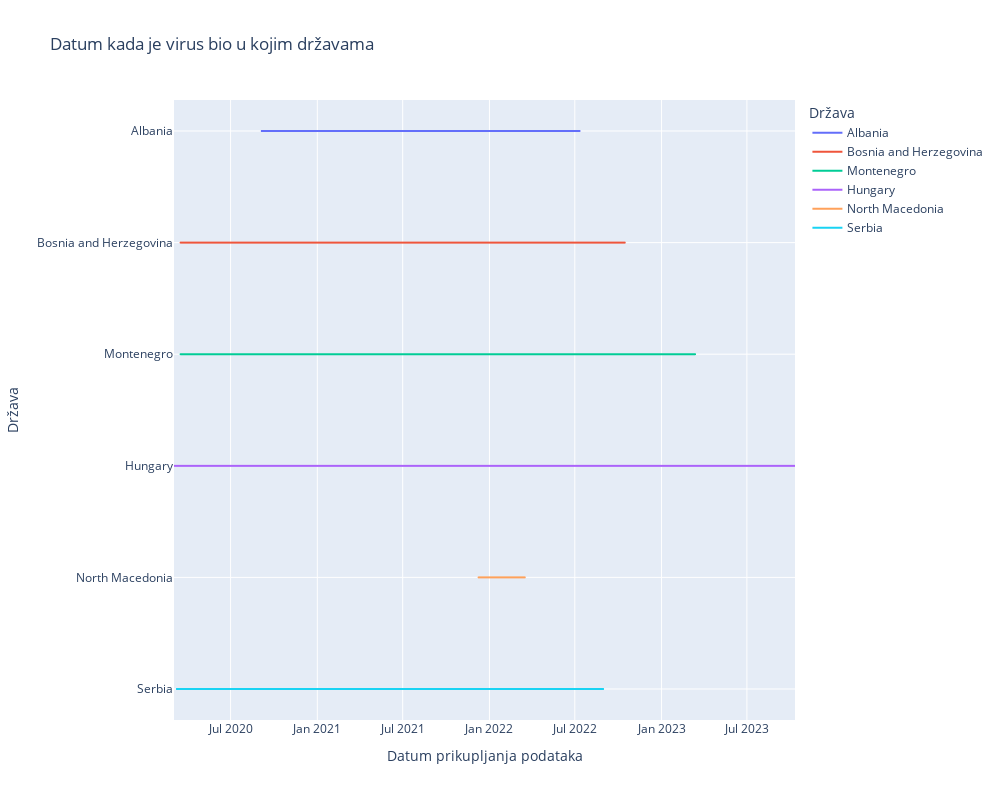

This figure's notebook cell:
### Code cell
import pandas as pd
import plotly.express as px

# Postavi putanju do novog CSV fajla
csv_path = 'sve_povezane_informacije_izmenjeno.csv'

# Učitaj novi CSV fajl
data = pd.read_csv(csv_path)

# Izdvoji relevantne informacije
relevantne_kolone = ['Location', 'Collection date']
podaci_za_analizu = data[relevantne_kolone]

# Ukloni redove sa nedostajućim vrednostima
podaci_za_analizu = podaci_za_analizu.dropna(subset=['Location', 'Collection date'])

# Pretvori "Collection date" u datetime format
podaci_za_analizu['Collection date'] = pd.to_datetime(podaci_za_analizu['Collection date'], format='mixed')

# Prikazi interaktivni line dijagram
fig = px.line(podaci_za_analizu, x='Collection date', y='Location', color='Location',
              title='Datum kada je virus bio u kojim državama',
              labels={'Location': 'Država', 'Collection date': 'Datum prikupljanja podataka'})

# Povećaj veličinu grafika
fig.update_layout(width=1000, height=800)

# Prikazivanje interaktivnog grafika
fig.show()

### Figure 1 — Plotly figure (JSON) as saved in the notebook; plotly's stock layout.template omitted (floating-point values rounded to 4 significant figures; data arrays with more than 128 entries replaced by an {"elided": "..."} marker saying what was removed)
{"data": [{"hovertemplate": "Država=%{y}<br>Datum prikupljanja podataka=%{x}<extra></extra>", "legendgroup": "Albania", "line": {"color": "#636efa", "dash": "solid"}, "marker": {"symbol": "circle"}, "mode": "lines", "name": "Albania", "showlegend": true, "type": "scattergl", "x": {"elided": "543 str values"}, "xaxis": "x", "y": {"elided": "543 str values"}, "yaxis": "y"}, {"hovertemplate": "Država=%{y}<br>Datum prikupljanja podataka=%{x}<extra></extra>", "legendgroup": "Bosnia and Herzegovina", "line": {"color": "#EF553B", "dash": "solid"}, "marker": {"symbol": "circle"}, "mode": "lines", "name": "Bosnia and Herzegovina", "showlegend": true, "type": "scattergl", "x": {"elided": "780 str values"}, "xaxis": "x", "y": {"elided": "780 str values"}, "yaxis": "y"}, {"hovertemplate": "Država=%{y}<br>Datum prikupljanja podataka=%{x}<extra></extra>", "legendgroup": "Montenegro", "line": {"color": "#00cc96", "dash": "solid"}, "marker": {"symbol": "circle"}, "mode": "lines", "name": "Montenegro", "showlegend": true, "type": "scattergl", "x": {"elided": "438 str values"}, "xaxis": "x", "y": {"elided": "438 str values"}, "yaxis": "y"}, {"hovertemplate": "Država=%{y}<br>Datum prikupljanja podataka=%{x}<extra></extra>", "legendgroup": "Hungary", "line": {"color": "#ab63fa", "dash": "solid"}, "marker": {"symbol": "circle"}, "mode": "lines", "name": "Hungary", "showlegend": true, "type": "scattergl", "x": {"elided": "485 str values"}, "xaxis": "x", "y": {"elided": "485 str values"}, "yaxis": "y"}, {"hovertemplate": "Država=%{y}<br>Datum prikupljanja podataka=%{x}<extra></extra>", "legendgroup": "North Macedonia", "line": {"color": "#FFA15A", "dash": "solid"}, "marker": {"symbol": "circle"}, "mode": "lines", "name": "North Macedonia", "showlegend": true, "type": "scattergl", "x": ["2022-01-29T00:00:00", "2022-01-29T00:00:00", "2022-03-17T00:00:00", "2021-12-09T00:00:00", "2021-12-09T00:00:00", "2021-12-09T00:00:00", "2021-12-10T00:00:00", "2021-12-10T00:00:00", "2021-12-14T00:00:00", "2021-12-15T00:00:00", "2021-12-16T00:00:00", "2021-12-20T00:00:00", "2021-12-20T00:00:00", "2021-12-20T00:00:00", "2021-12-20T00:00:00", "2021-12-22T00:00:00", "2021-12-22T00:00:00", "2021-12-24T00:00:00", "2021-12-24T00:00:00", "2021-12-24T00:00:00", "2021-12-25T00:00:00", "2021-12-25T00:00:00", "2021-12-27T00:00:00", "2021-12-27T00:00:00", "2021-12-27T00:00:00", "2021-12-28T00:00:00", "2021-12-28T00:00:00", "2021-12-28T00:00:00", "2021-12-28T00:00:00", "2021-12-28T00:00:00", "2021-12-28T00:00:00", "2021-12-28T00:00:00", "2021-12-28T00:00:00", "2021-12-28T00:00:00", "2021-12-28T00:00:00", "2021-12-28T00:00:00", "2021-12-29T00:00:00", "2021-12-29T00:00:00", "2021-12-23T00:00:00"], "xaxis": "x", "y": ["North Macedonia", "North Macedonia", "North Macedonia", "North Macedonia", "North Macedonia", "North Macedonia", "North Macedonia", "North Macedonia", "North Macedonia", "North Macedonia", "North Macedonia", "North Macedonia", "North Macedonia", "North Macedonia", "North Macedonia", "North Macedonia", "North Macedonia", "North Macedonia", "North Macedonia", "North Macedonia", "North Macedonia", "North Macedonia", "North Macedonia", "North Macedonia", "North Macedonia", "North Macedonia", "North Macedonia", "North Macedonia", "North Macedonia", "North Macedonia", "North Macedonia", "North Macedonia", "North Macedonia", "North Macedonia", "North Macedonia", "North Macedonia", "North Macedonia", "North Macedonia", "North Macedonia"], "yaxis": "y"}, {"hovertemplate": "Država=%{y}<br>Datum prikupljanja podataka=%{x}<extra></extra>", "legendgroup": "Serbia", "line": {"color": "#19d3f3", "dash": "solid"}, "marker": {"symbol": "circle"}, "mode": "lines", "name": "Serbia", "showlegend": true, "type": "scattergl", "x": {"elided": "651 str values"}, "xaxis": "x", "y": {"elided": "651 str values"}, "yaxis": "y"}], "layout": {"height": 800, "legend": {"title": {"text": "Država"}, "tracegroupgap": 0}, "title": {"text": "Datum kada je virus bio u kojim državama"}, "width": 1000, "xaxis": {"anchor": "y", "domain": [0, 1], "title": {"text": "Datum prikupljanja podataka"}}, "yaxis": {"anchor": "x", "categoryarray": ["Serbia", "North Macedonia", "Hungary", "Montenegro", "Bosnia and Herzegovina", "Albania"], "categoryorder": "array", "domain": [0, 1], "title": {"text": "Država"}}}}
